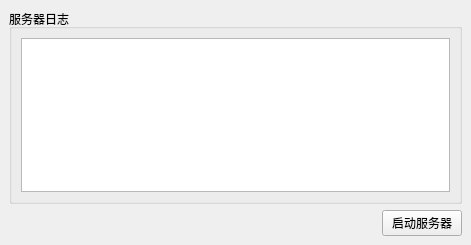
<?xml version="1.0" encoding="UTF-8"?>
<ui version="4.0">
 <class>MainWindow</class>
 <widget class="QMainWindow" name="MainWindow">
  <property name="geometry">
   <rect>
    <x>0</x>
    <y>0</y>
    <width>471</width>
    <height>245</height>
   </rect>
  </property>
  <property name="windowTitle">
   <string>服务器</string>
  </property>
  <widget class="QWidget" name="centralwidget">
   <layout class="QVBoxLayout" name="verticalLayout">
    <item>
     <widget class="QGroupBox" name="groupBox">
      <property name="title">
       <string>服务器日志</string>
      </property>
      <layout class="QHBoxLayout" name="horizontalLayout">
       <item>
        <widget class="QPlainTextEdit" name="logEditor"/>
       </item>
      </layout>
     </widget>
    </item>
    <item>
     <layout class="QHBoxLayout" name="horizontalLayout_2">
      <item>
       <spacer name="horizontalSpacer">
        <property name="orientation">
         <enum>Qt::Orientation::Horizontal</enum>
        </property>
        <property name="sizeHint" stdset="0">
         <size>
          <width>40</width>
          <height>20</height>
         </size>
        </property>
       </spacer>
      </item>
      <item>
       <widget class="QPushButton" name="startStopButton">
        <property name="text">
         <string>启动服务器</string>
        </property>
       </widget>
      </item>
     </layout>
    </item>
   </layout>
  </widget>
 </widget>
 <resources/>
 <connections/>
</ui>
